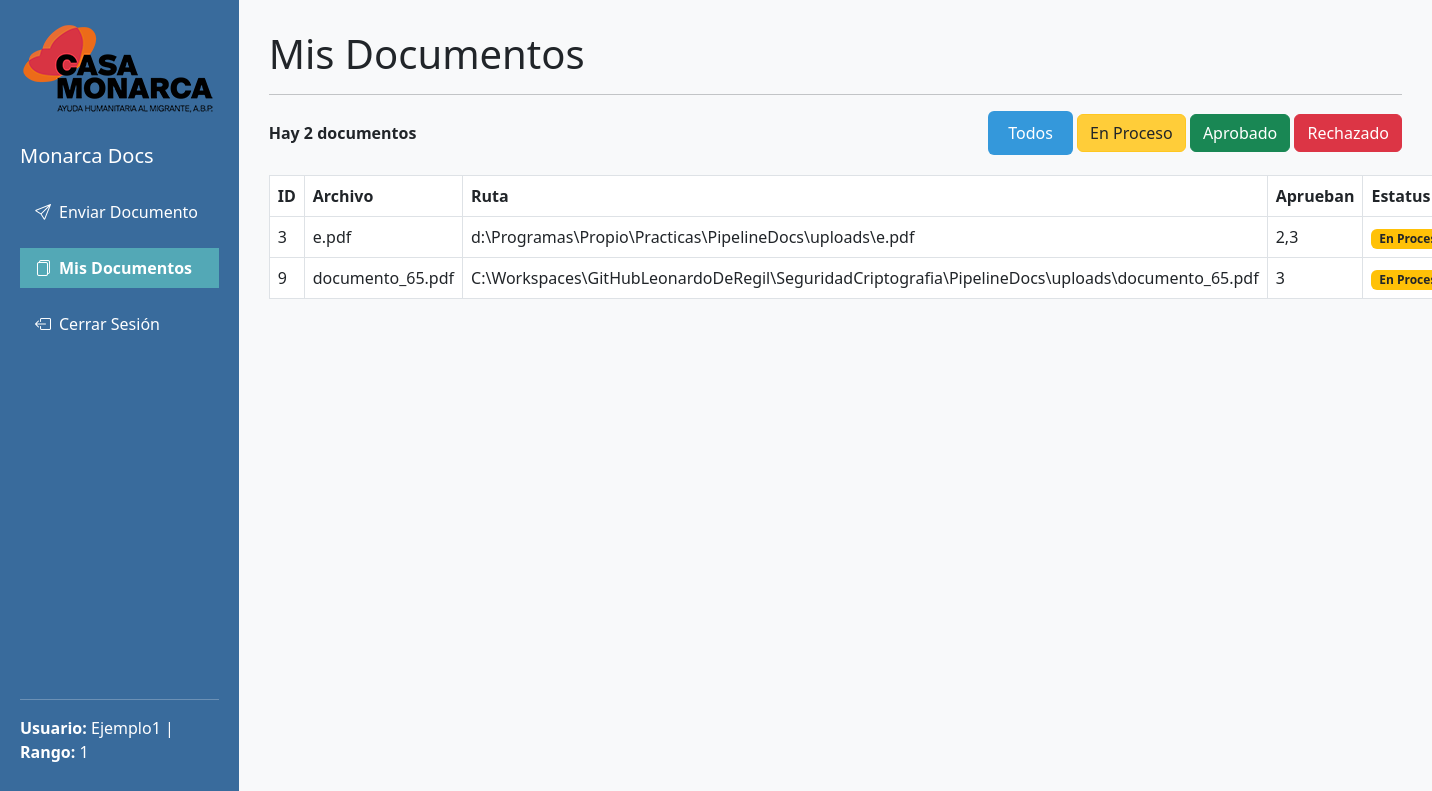
Screenshot of /mis_documentos?estatus=enproceso (signed in) with the database file from the repository.
### app.py (models this page shows)
class User(db.Model):
    id = db.Column(db.Integer, primary_key=True)
    username = db.Column(db.String(80), unique=True)
    password = db.Column(db.String(200))  # deja espacio para el hash
    rank = db.Column(db.Integer)

class Document(db.Model):
    id = db.Column(db.Integer, primary_key=True)
    filename = db.Column(db.String(255))
    filepath = db.Column(db.String(255))
    sender_id = db.Column(db.Integer)
    current_approver = db.Column(db.Integer)
    status = db.Column(db.String(20))  # pending, approved, rejected
    approvers = db.Column(db.String(255))  # IDs separados por comas

### app.py (the view)
@app.route("/mis_documentos", methods=["GET"])
@login_required
def mis_documentos():
    user = User.query.get(session["user_id"])
    estatus = request.args.get(
        "estatus", "todos"
    )  # Obtener el estatus de los parámetros de consulta
    query = Document.query.filter_by(sender_id=session["user_id"])  # Filtrar por usuario actual
    if estatus == "enproceso":
        query = query.filter_by(status="pending")
    elif estatus == "aprobado":
        query = query.filter_by(status="approved")
    elif estatus == "rechazado":
        query = query.filter_by(status="rejected")
    documentos = query.all()  # Filtrar los documentos según el estatus
    return render_template("mis_documentos.html", user=user, documentos=documentos)

### app.py (called while the page is built)
def login_required(f):
    @wraps(f)
    def decorated(*args, **kwargs):
        if "user_id" not in session:
            return redirect(url_for("login"))
        return f(*args, **kwargs)
    return decorated

### templates/mis_documentos.html (shortened to what this page needs)
<!DOCTYPE html>
<html lang="es">
<head>
    <link href="https://cdn.jsdelivr.net/npm/bootstrap@5.3.0/dist/css/bootstrap.min.css" rel="stylesheet">
    <link rel="stylesheet" href="https://cdn.jsdelivr.net/npm/bootstrap-icons@1.10.0/font/bootstrap-icons.css">
    <link rel="stylesheet" type="text/css" href="{{ url_for('static', filename='style.css') }}">
</head>
<body>
    <div class="container-fluid">
        <div class="row">
            <div class="col-md-3 col-lg-2 sidebar d-flex flex-column" style="height: 100vh;">
                <a href="/dashboard"><img src="{{ url_for('static', filename='Logo-Monarca-Home.png') }}" alt="Logo"
                        class="logo mb-4"></a>
                <h5 class="mb-4"><a href="/dashboard" class="link-dashboard">Monarca Docs</a></h5>
                <nav class="nav flex-column">
                    <ul class="navbar-nav">
                        <li class="nav-item">
                            <a href="/enviar_documento" class="nav-link text-white mb-3">
                                <i class="bi bi-send me-2"></i>Enviar Documento
                            </a>
                        </li>
                        <li class="nav-item">
                            <a href="/mis_documentos" class="nav-link active mb-3">
                                <i class="bi bi-files me-2"></i>Mis Documentos
                            </a>
                        </li>
                        <li class="nav-item">
                            <a href="/logout" class="nav-link text-white">
                                <i class="bi bi-box-arrow-left me-2"></i>Cerrar Sesión
                            </a>
                        </li>
                    </ul>
                </nav>
                <div class="mt-auto text-white">
                    <hr>
                    <p>
                        <strong>Usuario:</strong> {{ user.username }}
                        |
                        <strong>Rango:</strong> {{ user.rank }}
                    </p>
                </div>
            </div>
            <div class="col-md-9 col-lg-10 main-content">
                <h1>Mis Documentos</h1>
                <hr>
                <div class="d-flex justify-content-between align-items-center mb-3">
                    <div>
                        <strong>Hay {{ documentos|length }} documentos</strong>
                    </div>
                    <div class="text-end">
                        <a href="/mis_documentos?estatus=todos"
                            class="btn btn-primary {% if request.args.get('estatus') == 'todos' or not request.args.get('estatus') %}active{% endif %}">Todos</a>
                        <a href="/mis_documentos?estatus=enproceso"
                            class="btn btn-warning text-dark {% if request.args.get('estatus') == 'enproceso' %}active{% endif %}">En
                            Proceso</a>
                        <a href="/mis_documentos?estatus=aprobado"
                            class="btn btn-success {% if request.args.get('estatus') == 'aprobado' %}active{% endif %}">Aprobado</a>
                        <a href="/mis_documentos?estatus=rechazado"
                            class="btn btn-danger {% if request.args.get('estatus') == 'rechazado' %}active{% endif %}">Rechazado</a>
                    </div>
                </div>
                {% if documentos %}
                <table class="table table-hover table-bordered tabla-documentos">
                    <thead>
                        <tr>
                            <th>ID</th>
                            <th>Archivo</th>
                            <th>Ruta</th>
                            <th>Aprueban</th>
                            <th>Estatus</th>
                        </tr>
                    </thead>
                    {% for documento in documentos %}
                    <tr>
                        <td>{{ documento.id }}</td>
                        <td>{{ documento.filename }}</td>
                        <td>{{ documento.filepath }}</td>
                        <td>{{ documento.approvers }}</td>
                        <td>
                            {% if documento.status == "approved" %}
                            <span class="badge bg-success">Aprobado</span>
                            {% elif documento.status == "pending" %}
                            <span class="badge bg-warning text-dark">En Proceso</span>
                            {% elif documento.status == "rejected" %}
                            <span class="badge bg-danger">Rechazado</span>
                            {% endif %}
                        </td>
                    </tr>
                    {% endfor %}
                </table>
                {% else %}
                <p class="mt-4">No hay documentos disponibles.</p>
                {% endif %}
            </div>
        </div>
    </div>
</body>
</html>

### static/style.css (style rules this page uses)
:root { --main-color: #396b9c; --accent-color: #3498db; }
body { background: linear-gradient(135deg, #f8f9fa 0%, #e9ecef 100%); min-height: 100vh; display: flex; align-items: center; }
.sidebar { background: var(--main-color); min-height: 100vh; color: white; padding: 20px; }
.main-content { background: #f8f9fa; min-height: 100vh; padding: 30px; }
.btn-primary { background-color: var(--accent-color); border: none; padding: 10px 20px; }
.link-dashboard { color: white; text-decoration: none; }
.tabla-documentos { margin-top: 20px; }
.nav-link { padding-left: 15px; }
.nav-link.active { color: white !important; font-weight: bold; padding-left: 15px; background-color: #53a8b6; }

### rows the page displays
User: username "Ejemplo1", rank "1"
Document: id "3", filename "e.pdf", filepath "d:\\Programas\\Propio\\Practicas\\PipelineDocs\\uploads\\e.pdf", approvers "2,3", status "En…"
Document: id "9", filename "documento_65.pdf", filepath "C:\\Workspaces\\GitHubLeonardoDeRegil\\SeguridadCriptografia\\PipelineDocs\\uploads\\documento_65.pdf", approvers "3", status "En…"

### other values shown
{{ documentos|length }} "2"
